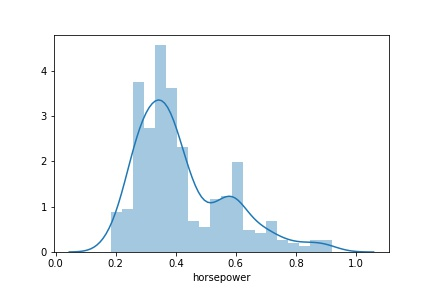
#> input picture el_detectron/a.jpg, 432 x 288 px; its folder holds only this picture in this run
$ python -i image_utils_jn.py   (imports and definitions only)   (older library calls are emulated)
#> lines starting #> are read from the running program, lines starting #| are printed output that depends on the picture; after the words box and inside, x2 and y2 are one past the last pixel; in counts of white or black regions, pixels touching at a corner belong together
import cv2
import os
import glob
import re
import numpy as np
from scipy.signal import argrelmin, argrelmax
from scipy import optimize
import pickle
import logging


# [235 lines left out: functions joint_image, _get_grid_corners, _undistort, _perspective_transform, _cut_and_paste_one_piece, _get_hline_coef and 1 more, not called in this run]


def _get_mask(img_down):
    """
    用于找img_down的mask,为后面排除多余点集
    """
    th, ret = cv2.threshold(img_down, 120, 255, cv2.THRESH_OTSU)
    th, thre = cv2.threshold(img_down, th + 20, 255, cv2.THRESH_BINARY)
    thre = cv2.morphologyEx(thre, cv2.MORPH_CLOSE, np.ones((7, 7)))
    _, c, _ = cv2.findContours(thre, cv2.RETR_TREE, cv2.CHAIN_APPROX_SIMPLE)
    # 找函数点
    max_size_idx = np.array([cv2.contourArea(c1) for c1 in c]).argmax()
    convex_c = cv2.convexHull(c[max_size_idx])

    corner_list = _getCorners(np.squeeze(convex_c))
    diff_list = abs(corner_list.T[0][0] - corner_list.T[0][1]), abs(corner_list.T[0][2] - corner_list.T[0][3]), abs(
        corner_list.T[1][0] - corner_list.T[1][3]), abs(corner_list.T[1][1] - corner_list.T[1][2])
    if max(diff_list) < 15:
        thre_new = cv2.fillConvexPoly(np.zeros(thre.shape), convex_c, 1)
        kernel = np.ones((10, 10))
        dilation = cv2.dilate(thre_new, kernel, iterations=1)
    else:
        dilation = np.ones(img_down.shape)
    return dilation


# [42 lines left out: functions _pyrDown, _get_child_list, _filter_outlier, not called in this run]


def _calcLeaveDist(pt0, pt1, points):
    '''
    用于计算点到直线的距离，其中直线由pt0和pt1两点确定
    param:
        pt0, pt1 距离最远两个点
        points 连通分量上点
    return:
        d 距离
    '''
    x0, y0 = pt0
    x1, y1 = pt1
    xc, yc = points
    A = 1 / (x1 - x0 + 1e-8)
    B = -1 / (y1 - y0 + 1e-8)
    C = y0 / (y1 - y0 + 1e-8) - x0 / (x1 - x0 + 1e-8)
    d = (A * xc + B * yc + C) / np.sqrt(A ** 2 + B ** 2)

    return d


def _getCorners(contour_dots):
    '''
    输入contours, 获取两边最远的点
    '''
    # 寻找contour上最远的两个点
    cross_term = contour_dots.dot(contour_dots.T)
    dist = np.power(contour_dots, 2).sum(1) + np.power(contour_dots, 2).sum(1).T - \
        2 * contour_dots.dot(contour_dots.T)
    max_dist_idx = dist.argmax()
    ncd = contour_dots.shape[0]
    max_dist_idx = [int(max_dist_idx / ncd), max_dist_idx % ncd]
    corner1, corner2 = contour_dots[max_dist_idx]

    # 计算contour上每个点到直线的距离，区分正负
    leave_dist = _calcLeaveDist(corner1, corner2, contour_dots.T)
    leave_dist = leave_dist + np.random.rand(len(leave_dist)) * 1e-8
    corner3, corner4 = contour_dots[[leave_dist.argmax(), leave_dist.argmin()]]

    corner = np.array([corner1, corner2, corner3, corner4])
    median = np.median(corner.T, axis=1)
    bool_med = np.sum((corner < median) *
                      np.array([1, 2]), axis=1).argsort()[[3, 1, 0, 2]]

    return corner[bool_med]


ERROR_DOTS_DICT = {'A11': [15.093462550496637, 35.96125907990315],
                   'A12': [228.23932366492517, 35.96125907990315],
                   'A13': [15.093462550496637, 175.20338983050848],
                   'A14': [228.23932366492517, 175.20338983050848],
                   'A21': [13.933712858619362, 32.663438256658594],
                   'A22': [228.55683980990472, 32.663438256658594],
                   'A23': [13.933712858619362, 175.63438256658597],
                   'A24': [228.55683980990472, 175.63438256658597],
                   'A31': [15.38556442221209, 29.346246973365616],
                   'A32': [230.2833992186749, 29.346246973365616],
                   'A33': [15.38556442221209, 174.61501210653753],
                   'A34': [230.2833992186749, 174.61501210653753],
                   'A41': [16.070576377632644, 33.43341404358353],
                   'A42': [230.1099032844763, 33.43341404358353],
                   'A43': [16.070576377632644, 173.6004842615012],
                   'A44': [230.1099032844763, 173.6004842615012],
                   'B11': [15.422953266717009, 34.87469879518072],
                   'B12': [227.89568686378027, 34.87469879518072],
                   'B13': [15.422953266717009, 174.06024096385542],
                   'B14': [227.89568686378027, 174.06024096385542],
                   'B21': [14.285406209054146, 31.36144578313253],
                   'B22': [227.92456190386886, 31.36144578313253],
                   'B23': [14.285406209054146, 174.15903614457832],
                   'B24': [227.92456190386886, 174.15903614457832],
                   'B31': [15.659333043009106, 27.983132530120482],
                   'B32': [229.67410996480777, 27.983132530120482],
                   'B33': [15.659333043009106, 173.04578313253012],
                   'B34': [229.67410996480777, 173.04578313253012],
                   'B41': [16.43843731738943, 32.11807228915663],
                   'B42': [229.5014311596249, 32.11807228915663],
                   'B43': [16.43843731738943, 172.0674698795181],
                   'B44': [229.5014311596249, 172.0674698795181],
                   'C11': [14.69220230019799, 34.390361445783135],
                   'C12': [228.07966105858756, 34.390361445783135],
                   'C13': [14.69220230019799, 172.94939759036146],
                   'C14': [228.07966105858756, 172.94939759036146],
                   'C21': [13.61257768850209, 30.903614457831324],
                   'C22': [228.0605001470102, 30.903614457831324],
                   'C23': [13.61257768850209, 173.0265060240964],
                   'C24': [228.0605001470102, 173.0265060240964],
                   'C31': [15.042191408040424, 27.426506024096387],
                   'C32': [229.7917299466244, 27.426506024096387],
                   'C33': [15.042191408040424, 171.78313253012047],
                   'C34': [229.7917299466244, 171.78313253012047],
                   'C41': [15.917923073978574, 31.790361445783134],
                   'C42': [229.52325960229305, 31.790361445783134],
                   'C43': [15.917923073978574, 170.86746987951807],
                   'C44': [229.52325960229305, 170.86746987951807]}

>>> import cv2
>>> picture = cv2.imread('../../../../../el_detectron/a.jpg', cv2.IMREAD_GRAYSCALE)
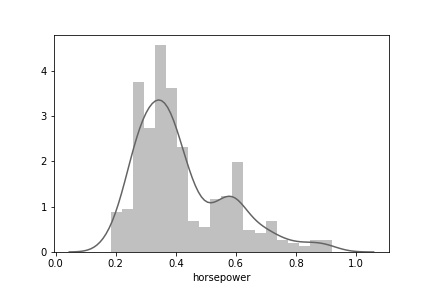
#> picture: shape (288, 432); min 0, max 255, mean 244.6
>>> result = _get_mask(picture)
#> in _get_mask, `th, ret = cv2.threshold(img_down, 120, 255, cv2.THRESH_OTSU)`:
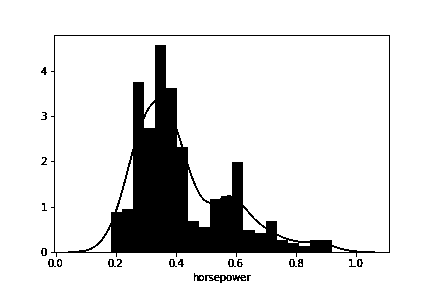
#> ret: shape (288, 432); 87.2% white; 21 black regions (3 under 20 px), largest, box (x1, y1, x2, y2) and area: (51, 35, 390, 257) 15293, (205, 275, 246, 283) 157, (194, 273, 204, 281) 42
#> in _get_mask, `th, ret = cv2.threshold(img_down, 120, 255, cv2.THRESH_OTSU)`: th = 214
#> in _get_mask, `th, thre = cv2.threshold(img_down, th + 20, 255, cv2.THRESH_BINARY)`:
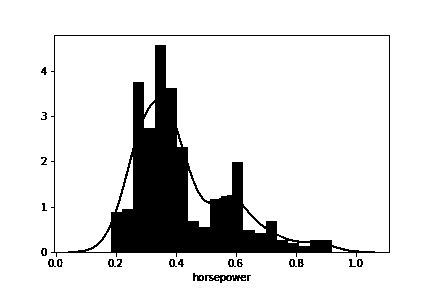
#> thre: shape (288, 432); 87.1% white; 21 black regions (1 under 20 px), largest, box (x1, y1, x2, y2) and area: (51, 35, 390, 257) 15367, (205, 275, 246, 283) 174, (193, 273, 204, 281) 52
#> in _get_mask, `th, thre = cv2.threshold(img_down, th + 20, 255, cv2.THRESH_BINARY)`: th = 234
#> in _get_mask, `thre = cv2.morphologyEx(thre, cv2.MORPH_CLOSE, np.ones((7, 7)))`:
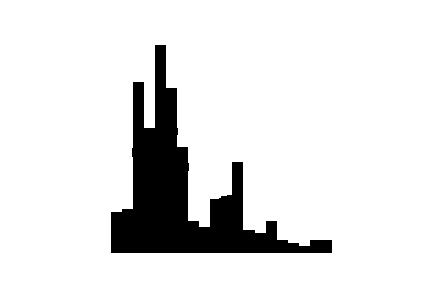
#> thre: shape (288, 432); 88.9% white; 1 black region
#> in _get_mask, `_, c, _ = cv2.findContours(thre, cv2.RETR_TREE, cv2.CHAIN_APPROX_SIMPLE)`: c = 2 contours; box (x1, y1, x2, y2) and area: (0, 0, 432, 288) 123697, (110, 44, 333, 254) 14362
#> in _get_mask, `max_size_idx = np.array([cv2.contourArea(c1) for c1 in c]).argmax()`: max_size_idx = 0
#> in _get_mask, `convex_c = cv2.convexHull(c[max_size_idx])`: convex_c = [[431, 0], [431, 287], [0, 287], [0, 0]]
#> in _getCorners, `cross_term = contour_dots.dot(contour_dots.T)`: cross_term = [[185761, 185761, 0, 0], [185761, 268130, 82369, 0], [0, 82369, 82369, 0], [0, 0, 0, 0]]
#> in _getCorners, `dist = np.power(contour_dots, 2).sum(1) + np.power(contour_dots, 2).su..`: dist = [[0, 164738, 164738, 0], [0, 0, 0, 0], [371522, 371522, 0, 0], [371522, 536260, 164738, 0]]
#> in _getCorners, `max_dist_idx = dist.argmax()`: max_dist_idx = 13
#> in _getCorners, `max_dist_idx = [int(max_dist_idx / ncd), max_dist_idx % ncd]`: max_dist_idx = [3, 1]
#> in _getCorners, `corner1, corner2 = contour_dots[max_dist_idx]`: corner1 = [0, 0]; corner2 = [431, 287]
#> in _calcLeaveDist, `x0, y0 = pt0`: x0 = 0
#> in _calcLeaveDist, `x1, y1 = pt1`: x1 = 431; y1 = 287
#> in _calcLeaveDist, `xc, yc = points`: xc = [431, 431, 0, 0]; yc = [0, 287, 287, 0]
#> in _calcLeaveDist, `A = 1 / (x1 - x0 + 1e-8)`: A = 0.00232
#> in _calcLeaveDist, `B = -1 / (y1 - y0 + 1e-8)`: B = -0.00348
#> in _calcLeaveDist, `C = y0 / (y1 - y0 + 1e-8) - x0 / (x1 - x0 + 1e-8)`: C = 0
#> in _calcLeaveDist, `d = (A * xc + B * yc + C) / np.sqrt(A ** 2 + B ** 2)`: d = [238.9, 2.78e-09, -238.9, 0]
#> in _getCorners, `leave_dist = leave_dist + np.random.rand(len(leave_dist)) * 1e-8`: leave_dist = [238.9, 9.93e-09, -238.9, 5.45e-09]
#> in _getCorners, `corner3, corner4 = contour_dots[[leave_dist.argmax(), leave_dist.argmi..`: corner3 = [431, 0]; corner4 = [0, 287]
#> in _getCorners, `corner = np.array([corner1, corner2, corner3, corner4])`: corner = [[0, 0], [431, 287], [431, 0], [0, 287]]
#> in _getCorners, `median = np.median(corner.T, axis=1)`: median = [215.5, 143.5]
#> in _getCorners, `bool_med = np.sum((corner < median) * np.array([1, 2]), axis=1).argsor..`: bool_med = [0, 3, 1, 2]
#> in _get_mask, `corner_list = _getCorners(np.squeeze(convex_c))`: corner_list = [[0, 0], [0, 287], [431, 287], [431, 0]]
#> in _get_mask, `diff_list = abs(corner_list.T[0][0] - corner_list.T[0][1]), abs(corner..`: diff_list = (0, 0, 0, 0)
#> in _get_mask, `thre_new = cv2.fillConvexPoly(np.zeros(thre.shape), convex_c, 1)`: thre_new: shape (288, 432) float64; every value is 1

$ run again, on el_detectron/b.jpg
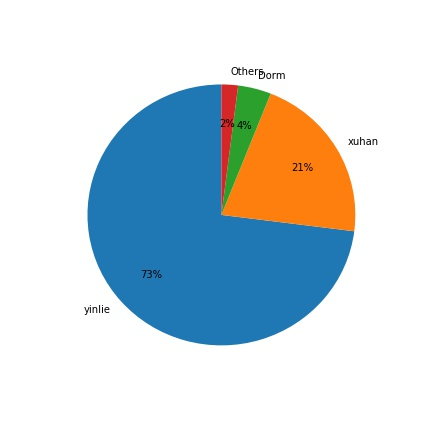
#> input picture el_detectron/b.jpg, 432 x 432 px
#> in _get_mask, `th, ret = cv2.threshold(img_down, 120, 255, cv2.THRESH_OTSU)`:
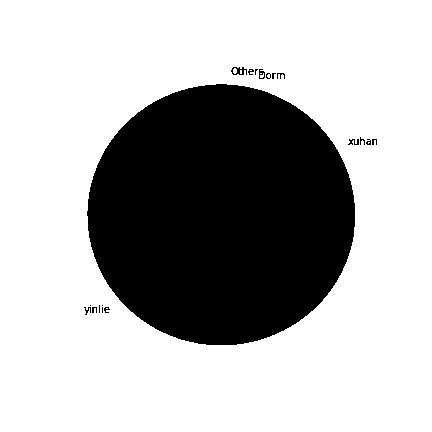
#> ret: shape (432, 432); 70.4% white; 19 black regions (9 under 20 px), largest, box (x1, y1, x2, y2) and area: (87, 84, 355, 345) 54852, (231, 67, 247, 75) 68, (348, 139, 359, 145) 38
#> in _get_mask, `th, ret = cv2.threshold(img_down, 120, 255, cv2.THRESH_OTSU)`: th = 182
#> in _get_mask, `th, thre = cv2.threshold(img_down, th + 20, 255, cv2.THRESH_BINARY)`: th = 202
#> in _get_mask, `thre = cv2.morphologyEx(thre, cv2.MORPH_CLOSE, np.ones((7, 7)))`:
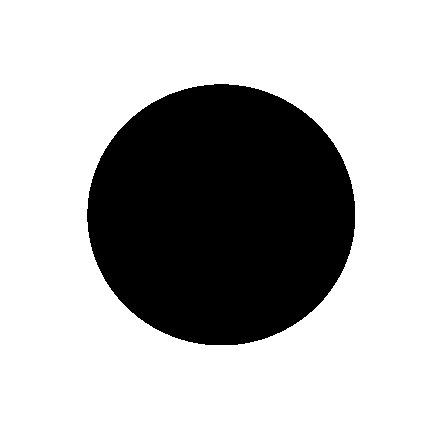
#> thre: shape (432, 432); 70.6% white; 1 black region
#> c = 2 contours; box (x1, y1, x2, y2) and area: (0, 0, 432, 432) 185761, (86, 83, 356, 346) 55331
#> max_size_idx = 0
#> convex_c = [[431, 0], [431, 431], [0, 431], [0, 0]]
#> cross_term = [[185761, 185761, 0, 0], [185761, 371522, 185761, 0], [0, 185761, 185761, 0], [0, 0, 0, 0]]
#> dist = [[0, 371522, 371522, 0], [0, 0, 0, 0], [371522, 371522, 0, 0], [371522, 743044, 371522, 0]]
#> in _getCorners, `max_dist_idx = dist.argmax()`: max_dist_idx = 13
#> in _getCorners, `max_dist_idx = [int(max_dist_idx / ncd), max_dist_idx % ncd]`: max_dist_idx = [3, 1]
#> corner1 = [0, 0]; corner2 = [431, 431]
#> x0 = 0
#> x1 = 431
#> xc = [431, 431, 0, 0]; yc = [0, 431, 431, 0]
#> A = 0.00232
#> B = -0.00232
#> C = 0
#> d = [304.8, 0, -304.8, 0]
#> in _getCorners, `leave_dist = leave_dist + np.random.rand(len(leave_dist)) * 1e-8`: leave_dist = [304.8, 7.15e-09, -304.8, 5.45e-09]
#> corner3 = [431, 0]; corner4 = [0, 431]
#> corner = [[0, 0], [431, 431], [431, 0], [0, 431]]
#> median = [215.5, 215.5]
#> bool_med = [0, 3, 1, 2]
#> corner_list = [[0, 0], [0, 431], [431, 431], [431, 0]]
#> diff_list = (0, 0, 0, 0)
#> thre_new: shape (432, 432) float64; every value is 1
